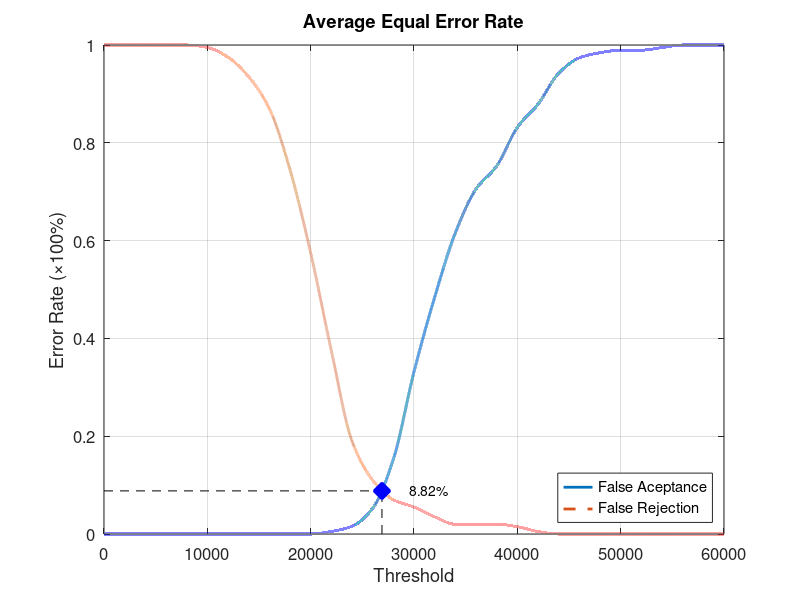
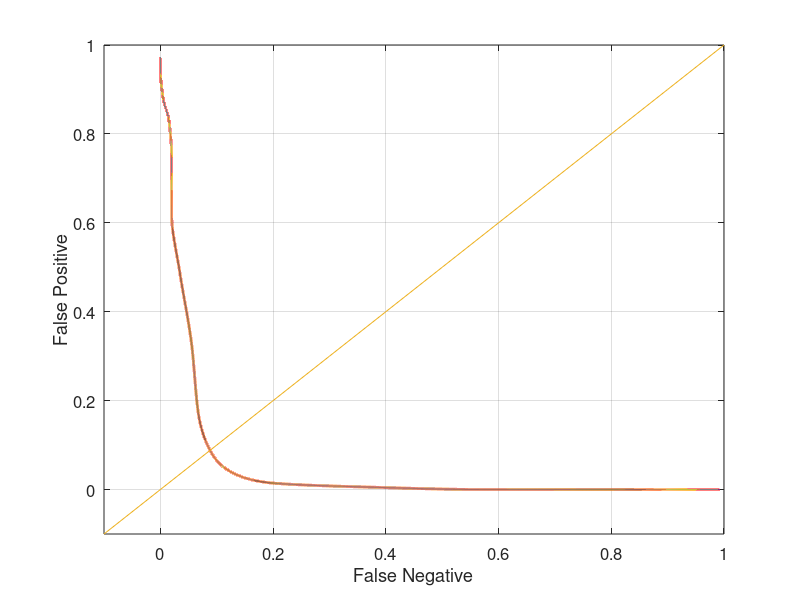

The MATLAB source for these figures, in order:
function yEER = Database2_1
close all;
clear;
clc;
x = 0:2000:60000;
xq = 0:0.5:60000;

y0 = [0 0 0 0 0 0 0 0 0 0 0 0.00526316 0.0157895 0.0526316 0.152632 0.331579 0.484211 0.615789 0.705263 0.752632 0.831579 0.878947 0.942105 0.973684 0.984211 0.989474 0.989474 0.994737 1 1 1];
yy0 = interp1(x, y0, xq, 'pchip');
y1 = [1 1 1 1 1 0.995 0.975 0.935 0.87 0.745 0.575 0.375 0.19 0.11 0.07 0.055 0.035 0.02 0.02 0.02 0.015 0.005 0 0 0 0 0 0 0 0 0];
yy1 = interp1(x, y1, xq, 'pchip');

% Calculating EER: 
y2 = abs(y0 - y1);
find(y2 == min(y2))
yy2 = abs(yy0 - yy1);
xEER = find(yy2 == min(yy2));
xEERIndex = xq(xEER) % X-axis EER
yEER = yy0(xEER) % Y-axis EER

main = figure
plot(xq, yy0,'-','LineWidth', 2);	hold on
plot(xq, yy1,'--','LineWidth', 2);	hold on
plot([xEERIndex xEERIndex], [0 yEER], 'k--');	hold on
plot([0 xEERIndex], [yEER yEER], 'k--');	hold on
plot(xEERIndex, yEER, 'bx', 'LineWidth', 10);	hold on
text(xEERIndex + 10 * xEERIndex / 100, yEER, [num2str(round((10000 * yEER)) / 100) '%'])
legend('False Aceptance', 'False Rejection', 'Location', 'SouthEast')
xlabel('Threshold')
ylabel('Error Rate (\times100%)')
title('Average Equal Error Rate')
set(gca, 'FontSize', 12)
axis([0 60000 0 1])
grid on

print(main, 'Database2_1Main', '-dpng');
FNRxFPR = figure('Color', [1 1 1]);
plot(yy1, yy0, '-', yy1, yy0, 'LineWidth', 2);
hold on
y = -0.1:0.1:1
plot(y, y); 
set(gca, 'FontSize', 12)
xlabel('False Negative')
ylabel('False Positive')
axis([-0.1 1 -0.1 1])
set(gca, 'FontSize', 12)
grid on

print(FNRxFPR, 'Database2_1FNRxFPR','-dpng');
end
